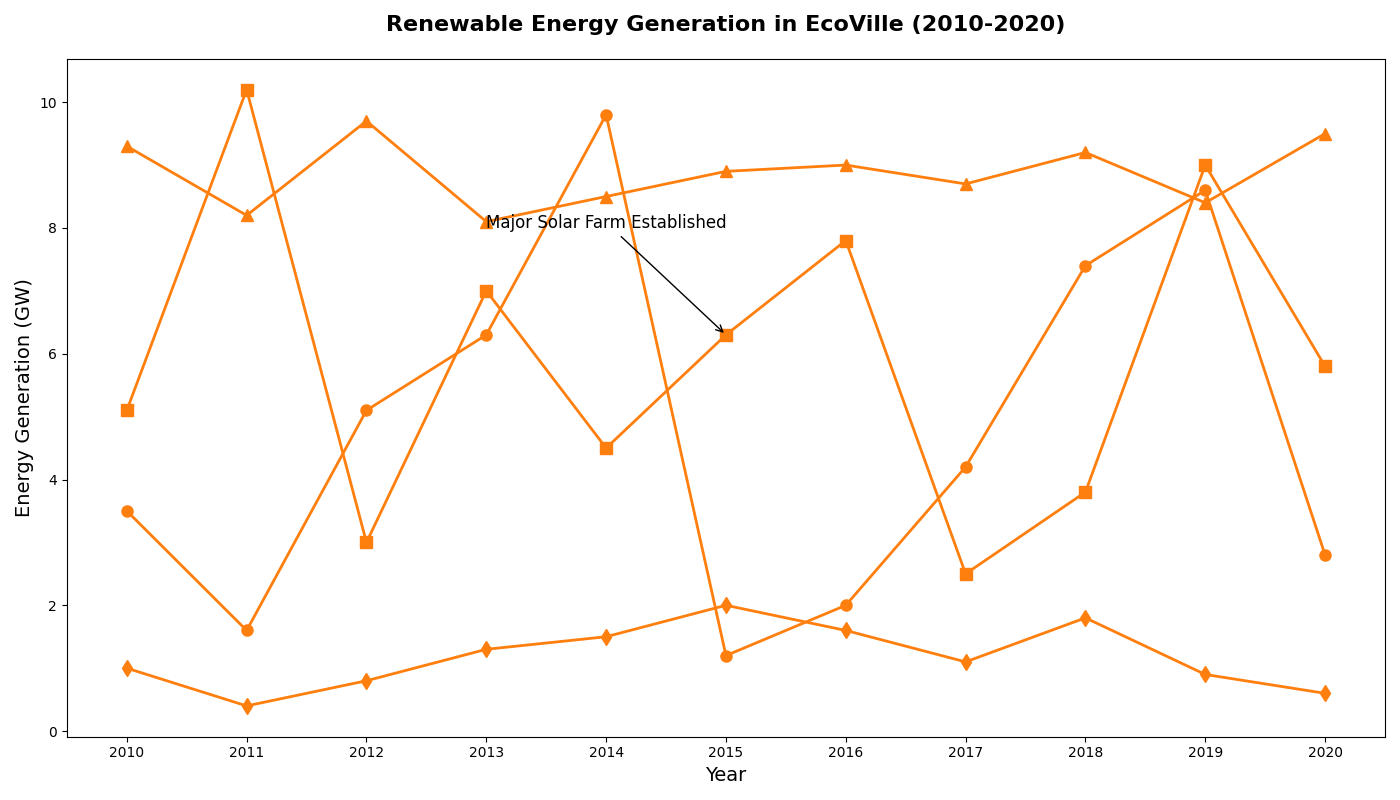

Reproduce this figure in Python.
import matplotlib.pyplot as plt
import numpy as np

years = np.arange(2010, 2021)
solar = [3.5, 1.6, 5.1, 6.3, 9.8, 1.2, 2.0, 4.2, 7.4, 8.6, 2.8]  # shuffled
wind = [5.1, 10.2, 3.0, 7.0, 4.5, 6.3, 7.8, 2.5, 3.8, 9.0, 5.8]  # shuffled
hydro = [9.3, 8.2, 9.7, 8.1, 8.5, 8.9, 9.0, 8.7, 9.2, 8.4, 9.5]  # shuffled
geothermal = [1.0, 0.4, 0.8, 1.3, 1.5, 2.0, 1.6, 1.1, 1.8, 0.9, 0.6]  # shuffled

single_color = '#ff7f0e'
fig, ax = plt.subplots(figsize=(14, 8))

ax.plot(years, solar, color=single_color, marker='o', linestyle='-', linewidth=2, markersize=8)
ax.plot(years, wind, color=single_color, marker='s', linestyle='-', linewidth=2, markersize=8)
ax.plot(years, hydro, color=single_color, marker='^', linestyle='-', linewidth=2, markersize=8)
ax.plot(years, geothermal, color=single_color, marker='d', linestyle='-', linewidth=2, markersize=8)

ax.set_title("Renewable Energy Generation in EcoVille (2010-2020)", fontsize=16, fontweight='bold', pad=20)
ax.set_xlabel("Year", fontsize=14)
ax.set_ylabel("Energy Generation (GW)", fontsize=14)
ax.set_xticks(years)

ax.annotate('Major Solar Farm Established', xy=(2015, 6.3), xytext=(2013, 8),
             arrowprops=dict(facecolor='black', arrowstyle='->'), fontsize=12)

plt.tight_layout()
plt.show()
